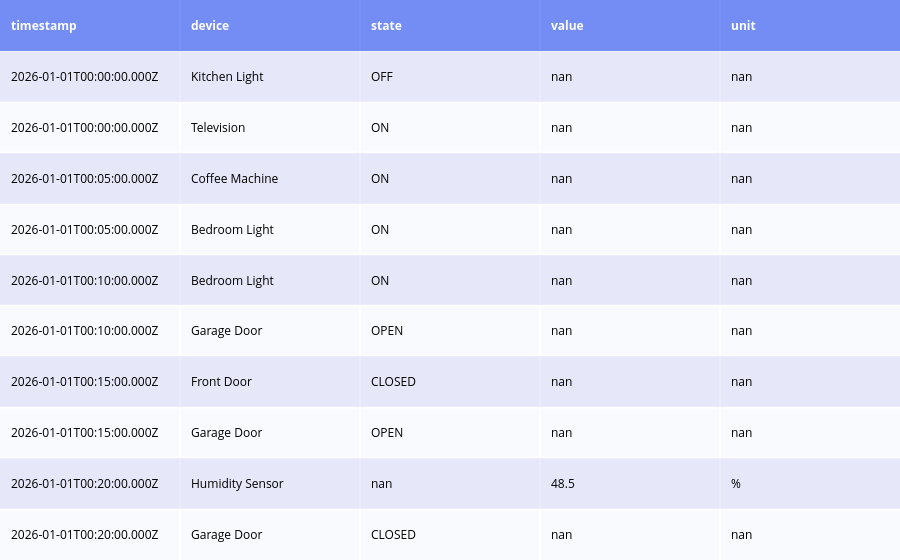

The cell this chart's notebook holds for it:
### Code cell
preview = sensor_log_data.head(10)
fig = ff.create_table(preview, colorscale=[[0, '#4C6EF5'], [0.5, 'lavender'], [1, 'white']])
fig.show()

### Figure 1 — Plotly figure (JSON) as saved in the notebook; plotly's stock layout.template omitted (floating-point values rounded to 4 significant figures)
{"data": [{"colorscale": [[0, "#4C6EF5"], [0.5, "lavender"], [1, "white"]], "hoverinfo": "none", "opacity": 0.75, "showscale": false, "type": "heatmap", "z": [[0, 0, 0, 0, 0], [0.5, 0.5, 0.5, 0.5, 0.5], [1, 1, 1, 1, 1], [0.5, 0.5, 0.5, 0.5, 0.5], [1, 1, 1, 1, 1], [0.5, 0.5, 0.5, 0.5, 0.5], [1, 1, 1, 1, 1], [0.5, 0.5, 0.5, 0.5, 0.5], [1, 1, 1, 1, 1], [0.5, 0.5, 0.5, 0.5, 0.5], [1, 1, 1, 1, 1]]}], "layout": {"annotations": [{"align": "left", "font": {"color": "#ffffff"}, "showarrow": false, "text": "<b>timestamp</b>", "x": -0.45, "xanchor": "left", "xref": "x", "y": 0, "yref": "y"}, {"align": "left", "font": {"color": "#ffffff"}, "showarrow": false, "text": "<b>device</b>", "x": 0.55, "xanchor": "left", "xref": "x", "y": 0, "yref": "y"}, {"align": "left", "font": {"color": "#ffffff"}, "showarrow": false, "text": "<b>state</b>", "x": 1.55, "xanchor": "left", "xref": "x", "y": 0, "yref": "y"}, {"align": "left", "font": {"color": "#ffffff"}, "showarrow": false, "text": "<b>value</b>", "x": 2.55, "xanchor": "left", "xref": "x", "y": 0, "yref": "y"}, {"align": "left", "font": {"color": "#ffffff"}, "showarrow": false, "text": "<b>unit</b>", "x": 3.55, "xanchor": "left", "xref": "x", "y": 0, "yref": "y"}, {"align": "left", "font": {"color": "#000000"}, "showarrow": false, "text": "2026-01-01T00:00:00.000Z", "x": -0.45, "xanchor": "left", "xref": "x", "y": 1, "yref": "y"}, {"align": "left", "font": {"color": "#000000"}, "showarrow": false, "text": "Kitchen Light", "x": 0.55, "xanchor": "left", "xref": "x", "y": 1, "yref": "y"}, {"align": "left", "font": {"color": "#000000"}, "showarrow": false, "text": "OFF", "x": 1.55, "xanchor": "left", "xref": "x", "y": 1, "yref": "y"}, {"align": "left", "font": {"color": "#000000"}, "showarrow": false, "text": "nan", "x": 2.55, "xanchor": "left", "xref": "x", "y": 1, "yref": "y"}, {"align": "left", "font": {"color": "#000000"}, "showarrow": false, "text": "nan", "x": 3.55, "xanchor": "left", "xref": "x", "y": 1, "yref": "y"}, {"align": "left", "font": {"color": "#000000"}, "showarrow": false, "text": "2026-01-01T00:00:00.000Z", "x": -0.45, "xanchor": "left", "xref": "x", "y": 2, "yref": "y"}, {"align": "left", "font": {"color": "#000000"}, "showarrow": false, "text": "Television", "x": 0.55, "xanchor": "left", "xref": "x", "y": 2, "yref": "y"}, {"align": "left", "font": {"color": "#000000"}, "showarrow": false, "text": "ON", "x": 1.55, "xanchor": "left", "xref": "x", "y": 2, "yref": "y"}, {"align": "left", "font": {"color": "#000000"}, "showarrow": false, "text": "nan", "x": 2.55, "xanchor": "left", "xref": "x", "y": 2, "yref": "y"}, {"align": "left", "font": {"color": "#000000"}, "showarrow": false, "text": "nan", "x": 3.55, "xanchor": "left", "xref": "x", "y": 2, "yref": "y"}, {"align": "left", "font": {"color": "#000000"}, "showarrow": false, "text": "2026-01-01T00:05:00.000Z", "x": -0.45, "xanchor": "left", "xref": "x", "y": 3, "yref": "y"}, {"align": "left", "font": {"color": "#000000"}, "showarrow": false, "text": "Coffee Machine", "x": 0.55, "xanchor": "left", "xref": "x", "y": 3, "yref": "y"}, {"align": "left", "font": {"color": "#000000"}, "showarrow": false, "text": "ON", "x": 1.55, "xanchor": "left", "xref": "x", "y": 3, "yref": "y"}, {"align": "left", "font": {"color": "#000000"}, "showarrow": false, "text": "nan", "x": 2.55, "xanchor": "left", "xref": "x", "y": 3, "yref": "y"}, {"align": "left", "font": {"color": "#000000"}, "showarrow": false, "text": "nan", "x": 3.55, "xanchor": "left", "xref": "x", "y": 3, "yref": "y"}, {"align": "left", "font": {"color": "#000000"}, "showarrow": false, "text": "2026-01-01T00:05:00.000Z", "x": -0.45, "xanchor": "left", "xref": "x", "y": 4, "yref": "y"}, {"align": "left", "font": {"color": "#000000"}, "showarrow": false, "text": "Bedroom Light", "x": 0.55, "xanchor": "left", "xref": "x", "y": 4, "yref": "y"}, {"align": "left", "font": {"color": "#000000"}, "showarrow": false, "text": "ON", "x": 1.55, "xanchor": "left", "xref": "x", "y": 4, "yref": "y"}, {"align": "left", "font": {"color": "#000000"}, "showarrow": false, "text": "nan", "x": 2.55, "xanchor": "left", "xref": "x", "y": 4, "yref": "y"}, {"align": "left", "font": {"color": "#000000"}, "showarrow": false, "text": "nan", "x": 3.55, "xanchor": "left", "xref": "x", "y": 4, "yref": "y"}, {"align": "left", "font": {"color": "#000000"}, "showarrow": false, "text": "2026-01-01T00:10:00.000Z", "x": -0.45, "xanchor": "left", "xref": "x", "y": 5, "yref": "y"}, {"align": "left", "font": {"color": "#000000"}, "showarrow": false, "text": "Bedroom Light", "x": 0.55, "xanchor": "left", "xref": "x", "y": 5, "yref": "y"}, {"align": "left", "font": {"color": "#000000"}, "showarrow": false, "text": "ON", "x": 1.55, "xanchor": "left", "xref": "x", "y": 5, "yref": "y"}, {"align": "left", "font": {"color": "#000000"}, "showarrow": false, "text": "nan", "x": 2.55, "xanchor": "left", "xref": "x", "y": 5, "yref": "y"}, {"align": "left", "font": {"color": "#000000"}, "showarrow": false, "text": "nan", "x": 3.55, "xanchor": "left", "xref": "x", "y": 5, "yref": "y"}, {"align": "left", "font": {"color": "#000000"}, "showarrow": false, "text": "2026-01-01T00:10:00.000Z", "x": -0.45, "xanchor": "left", "xref": "x", "y": 6, "yref": "y"}, {"align": "left", "font": {"color": "#000000"}, "showarrow": false, "text": "Garage Door", "x": 0.55, "xanchor": "left", "xref": "x", "y": 6, "yref": "y"}, {"align": "left", "font": {"color": "#000000"}, "showarrow": false, "text": "OPEN", "x": 1.55, "xanchor": "left", "xref": "x", "y": 6, "yref": "y"}, {"align": "left", "font": {"color": "#000000"}, "showarrow": false, "text": "nan", "x": 2.55, "xanchor": "left", "xref": "x", "y": 6, "yref": "y"}, {"align": "left", "font": {"color": "#000000"}, "showarrow": false, "text": "nan", "x": 3.55, "xanchor": "left", "xref": "x", "y": 6, "yref": "y"}, {"align": "left", "font": {"color": "#000000"}, "showarrow": false, "text": "2026-01-01T00:15:00.000Z", "x": -0.45, "xanchor": "left", "xref": "x", "y": 7, "yref": "y"}, {"align": "left", "font": {"color": "#000000"}, "showarrow": false, "text": "Front Door", "x": 0.55, "xanchor": "left", "xref": "x", "y": 7, "yref": "y"}, {"align": "left", "font": {"color": "#000000"}, "showarrow": false, "text": "CLOSED", "x": 1.55, "xanchor": "left", "xref": "x", "y": 7, "yref": "y"}, {"align": "left", "font": {"color": "#000000"}, "showarrow": false, "text": "nan", "x": 2.55, "xanchor": "left", "xref": "x", "y": 7, "yref": "y"}, {"align": "left", "font": {"color": "#000000"}, "showarrow": false, "text": "nan", "x": 3.55, "xanchor": "left", "xref": "x", "y": 7, "yref": "y"}, {"align": "left", "font": {"color": "#000000"}, "showarrow": false, "text": "2026-01-01T00:15:00.000Z", "x": -0.45, "xanchor": "left", "xref": "x", "y": 8, "yref": "y"}, {"align": "left", "font": {"color": "#000000"}, "showarrow": false, "text": "Garage Door", "x": 0.55, "xanchor": "left", "xref": "x", "y": 8, "yref": "y"}, {"align": "left", "font": {"color": "#000000"}, "showarrow": false, "text": "OPEN", "x": 1.55, "xanchor": "left", "xref": "x", "y": 8, "yref": "y"}, {"align": "left", "font": {"color": "#000000"}, "showarrow": false, "text": "nan", "x": 2.55, "xanchor": "left", "xref": "x", "y": 8, "yref": "y"}, {"align": "left", "font": {"color": "#000000"}, "showarrow": false, "text": "nan", "x": 3.55, "xanchor": "left", "xref": "x", "y": 8, "yref": "y"}, {"align": "left", "font": {"color": "#000000"}, "showarrow": false, "text": "2026-01-01T00:20:00.000Z", "x": -0.45, "xanchor": "left", "xref": "x", "y": 9, "yref": "y"}, {"align": "left", "font": {"color": "#000000"}, "showarrow": false, "text": "Humidity Sensor", "x": 0.55, "xanchor": "left", "xref": "x", "y": 9, "yref": "y"}, {"align": "left", "font": {"color": "#000000"}, "showarrow": false, "text": "nan", "x": 1.55, "xanchor": "left", "xref": "x", "y": 9, "yref": "y"}, {"align": "left", "font": {"color": "#000000"}, "showarrow": false, "text": "48.5", "x": 2.55, "xanchor": "left", "xref": "x", "y": 9, "yref": "y"}, {"align": "left", "font": {"color": "#000000"}, "showarrow": false, "text": "%", "x": 3.55, "xanchor": "left", "xref": "x", "y": 9, "yref": "y"}, {"align": "left", "font": {"color": "#000000"}, "showarrow": false, "text": "2026-01-01T00:20:00.000Z", "x": -0.45, "xanchor": "left", "xref": "x", "y": 10, "yref": "y"}, {"align": "left", "font": {"color": "#000000"}, "showarrow": false, "text": "Garage Door", "x": 0.55, "xanchor": "left", "xref": "x", "y": 10, "yref": "y"}, {"align": "left", "font": {"color": "#000000"}, "showarrow": false, "text": "CLOSED", "x": 1.55, "xanchor": "left", "xref": "x", "y": 10, "yref": "y"}, {"align": "left", "font": {"color": "#000000"}, "showarrow": false, "text": "nan", "x": 2.55, "xanchor": "left", "xref": "x", "y": 10, "yref": "y"}, {"align": "left", "font": {"color": "#000000"}, "showarrow": false, "text": "nan", "x": 3.55, "xanchor": "left", "xref": "x", "y": 10, "yref": "y"}], "autosize": true, "margin": {"b": 0, "l": 0, "r": 0, "t": 0}, "xaxis": {"autorange": true, "dtick": 1, "gridwidth": 2, "range": [-0.5, 4.5], "showticklabels": false, "tick0": -0.5, "ticks": "", "zeroline": false}, "yaxis": {"autorange": true, "dtick": 1, "gridwidth": 2, "range": [10.5, -0.5], "showticklabels": false, "tick0": 0.5, "ticks": "", "zeroline": false}}}
